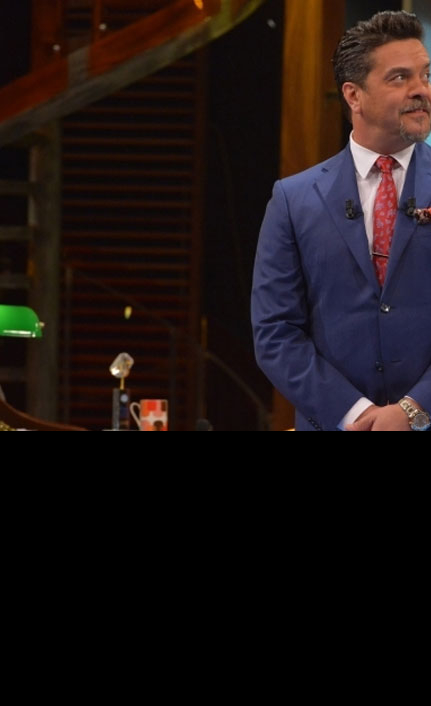
#> input picture model/dataset/Beyazit_ozturk/27.jpg, 431 x 706 px, found by its file name
$ jupyter execute --allow-errors Stand-Up_Classifier_Model.ipynb   (shell and % lines are left out)
#> lines starting #> are read from the running program, lines starting #| are printed output that depends on the picture; pictures that were not available may be replaced by others from this repository, and a replacement may not be noted
[cell 1]
import numpy as np
import cv2
import matplotlib.pyplot as plt

[cell 2]
img = cv2.imread('dataset/Ata_Demirer/27.jpg')
#> img is the input picture: shape (706, 431, 3); mean B, G, R 18.4, 19.1, 28.4
img.shape
#> Out = (706, 431, 3)

[cell 3]
print(type(img))
#| <class 'numpy.ndarray'>

[cell 4]
plt.imshow(img)

[cell 5]
gray = cv2.cvtColor(img, cv2.COLOR_BGR2GRAY)
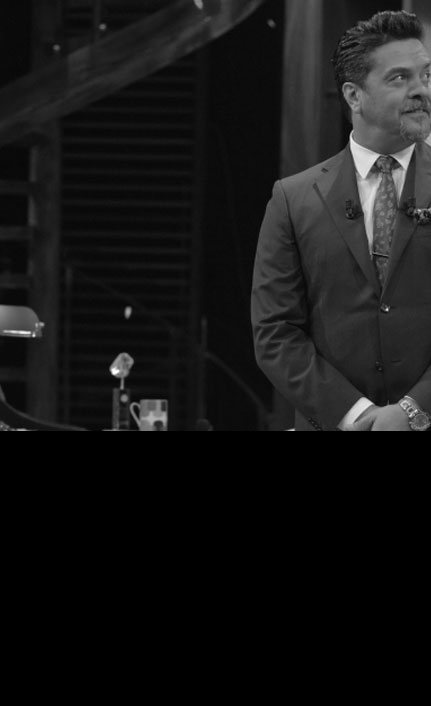
#> gray: shape (706, 431); min 0, max 253, mean 21.8
gray.shape
#> Out = (706, 431)

[cell 6]
plt.imshow(gray, cmap="gray")

[cell 7]
# For Face:
face_cascade = cv2.CascadeClassifier("opencv/haarcascades/haarcascade_frontalface_default.xml")

faces = face_cascade.detectMultiScale(gray, 1.3, 5)
#> faces = ()
faces #values are x,y,width,height

#> (a cell that did not finish here is left out)

#> (a cell that did not finish here is left out)

[cell 10]
# For eyes
eye_cascade = cv2.CascadeClassifier('./opencv/haarcascades/haarcascade_eye.xml')

cv2.destroyAllWindows()
for (x,y,w,h) in faces:
    face_img = cv2.rectangle(img,(x,y),(x+w,y+h),(255,0,0),2)
    roi_gray = gray[y:y+h, x:x+w]
    roi_color = face_img[y:y+h, x:x+w]
    eyes = eye_cascade.detectMultiScale(roi_gray)
    for (ex,ey,ew,eh) in eyes:
        cv2.rectangle(roi_color,(ex,ey),(ex+ew,ey+eh),(0,255,0),2)
#> this loop made 0 passes


plt.figure()
#> (the rest of this cell did not finish here and is left out)

#> (a cell that did not finish here is left out)

[cell 12]
# Let's write an algorithm to crop faces from all the images into the cropped file
def get_cropped_image_if_2_eyes(image_path):
#> called with image_path = './dataset/.cropped/Ata_Demirer'
    img = cv2.imread(image_path)
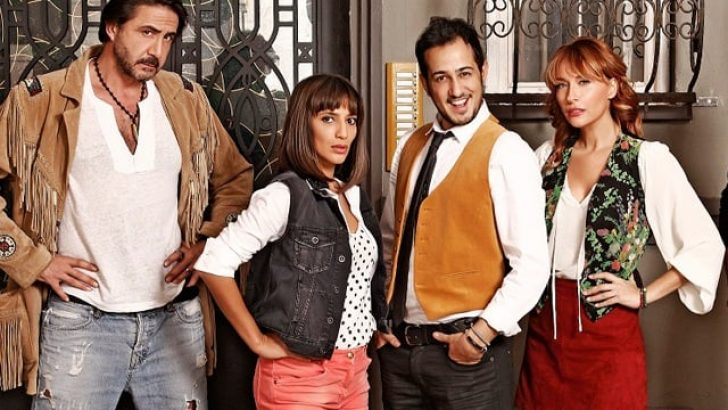
#> input picture model/dataset/Beyazit_ozturk/14.jpg, 728 x 410 px, given in place of Ata_Demirer, which was not available
#> img is the input picture: shape (410, 728, 3); mean B, G, R 95.8, 110.2, 141.3
    gray = cv2.cvtColor(img, cv2.COLOR_BGR2GRAY)
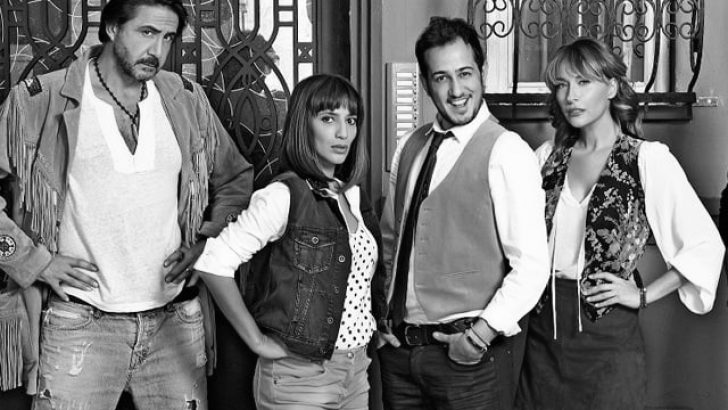
#> gray: shape (410, 728); min 0, max 255, mean 117.9
    faces = face_cascade.detectMultiScale(gray, 1.3, 5)
#> faces = [[421, 50, 68, 68], [544, 61, 60, 60], [307, 98, 62, 62]]
    for (x,y,w,h) in faces:
        roi_gray = gray[y:y+h, x:x+w]
        roi_color = img[y:y+h, x:x+w]
        eyes = eye_cascade.detectMultiScale(roi_gray)
        if len(eyes) >= 2:
            return roi_color
#> this loop made 1 pass
#> (x, y, w, h, eyes) on pass 1: (421, 50, 68, 68, [[33, 14, 22, 22], [9, 17, 21, 21]])
#> pass 1, in get_cropped_image_if_2_eyes, `roi_gray = gray[y:y+h, x:x+w]`:
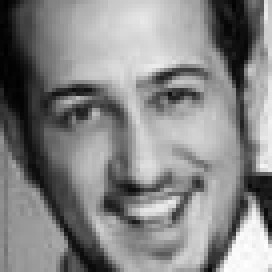
#> roi_gray: shape (68, 68) (shown 4 times larger); min 1, max 254, mean 133.4
#> pass 1, in get_cropped_image_if_2_eyes, `roi_color = img[y:y+h, x:x+w]`:
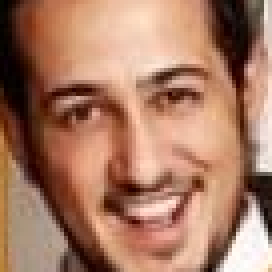
#> roi_color: shape (68, 68, 3) (shown 4 times larger); mean B, G, R 99.6, 122.2, 168.3

[cell 13]
path_to_data = "./dataset/"
path_to_cr_data = "./dataset/.cropped/"

[cell 14]
import os
img_dirs = []
for entry in os.scandir(path_to_data):
    if entry.is_dir():
        img_dirs.append(entry.path)

[cell 15]
img_dirs  # my folders includes images

[cell 16]
import shutil  #adds the cropped folder
if os.path.exists(path_to_cr_data):   #if its exist delete it and create new one.
     shutil.rmtree(path_to_cr_data)
os.mkdir(path_to_cr_data)

[cell 17]
cropped_image_dirs = []
celebrity_file_names_dict = {}
for img_dir in img_dirs:
    count = 1
    celebrity_name = img_dir.split('/')[-1]
    celebrity_file_names_dict[celebrity_name] = []
    for entry in os.scandir(img_dir):
        print(entry.path)
        roi_color = get_cropped_image_if_2_eyes(entry.path)
        if roi_color is not None:
            cropped_folder = path_to_cr_data + celebrity_name
            if not os.path.exists(cropped_folder):
                os.makedirs(cropped_folder)
                cropped_image_dirs.append(cropped_folder)
                print("Generating cropped images in folder: ",cropped_folder)
            cropped_file_name = celebrity_name + str(count) + ".png"
            cropped_file_path = cropped_folder + "/" + cropped_file_name
            cv2.imwrite(cropped_file_path, roi_color)
            celebrity_file_names_dict[celebrity_name].append(cropped_file_path)
            count += 1

[cell 18]
#Üstte olan fotoğraları elle dosyadan ayıklandı.

[cell 19]
#Transforming images in cropped folder into wavelenght transformed images.

[cell 20]
import numpy as np
import cv2
import pywt

def w2d(img, mode='haar', level=1):
#> `scalled_raw_img = cv2.resize(img, (32, 32))`:
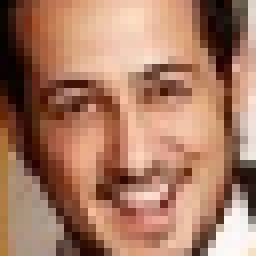
#> scalled_raw_img: shape (32, 32, 3) (shown 8 times larger); mean B, G, R 99.6, 122.1, 168.2
    imArray = img
    #Datatype conversions
    #convert to grayscale
    imArray = cv2.cvtColor( imArray,cv2.COLOR_RGB2GRAY )
    #convert to float
    imArray =  np.float32(imArray)
    imArray /= 255;
    # compute coefficients
    coeffs=pywt.wa<vedec2(imArray, mode, level=level)

    #Process Coefficients
    coeffs_H=list(coeffs)
    coeffs_H[0] *= 0;

    # reconstruction
    imArray_H=pywt.waverec2(coeffs_H, mode);
    imArray_H *= 255;
    imArray_H =  np.uint8(imArray_H)

    return imArray_H

[cell 21]
cropped_img = np.array(roi_color)
#> (the rest of this cell did not finish here and is left out)

[cell 22]
celebrity_file_names_dict

[cell 23]
class_dict = {'Ata_Demirer': 0,
 'Beyazit_ozturk': 1,
 'Cem_Yilmaz': 2,
 'Okan_Bayulgen': 3,
 'Tolga_Cevik': 4}

[cell 24]
X, y = [], []

#> (the rest of this cell did not finish here and is left out)

        scalled_img_har = cv2.resize(img_har, (32, 32))
        combined_img = np.vstack((scalled_raw_img.reshape(32*32*3,1),scalled_img_har.reshape(32*32,1)))
        X.append(combined_img)
        y.append(class_dict[celebrity_name])
